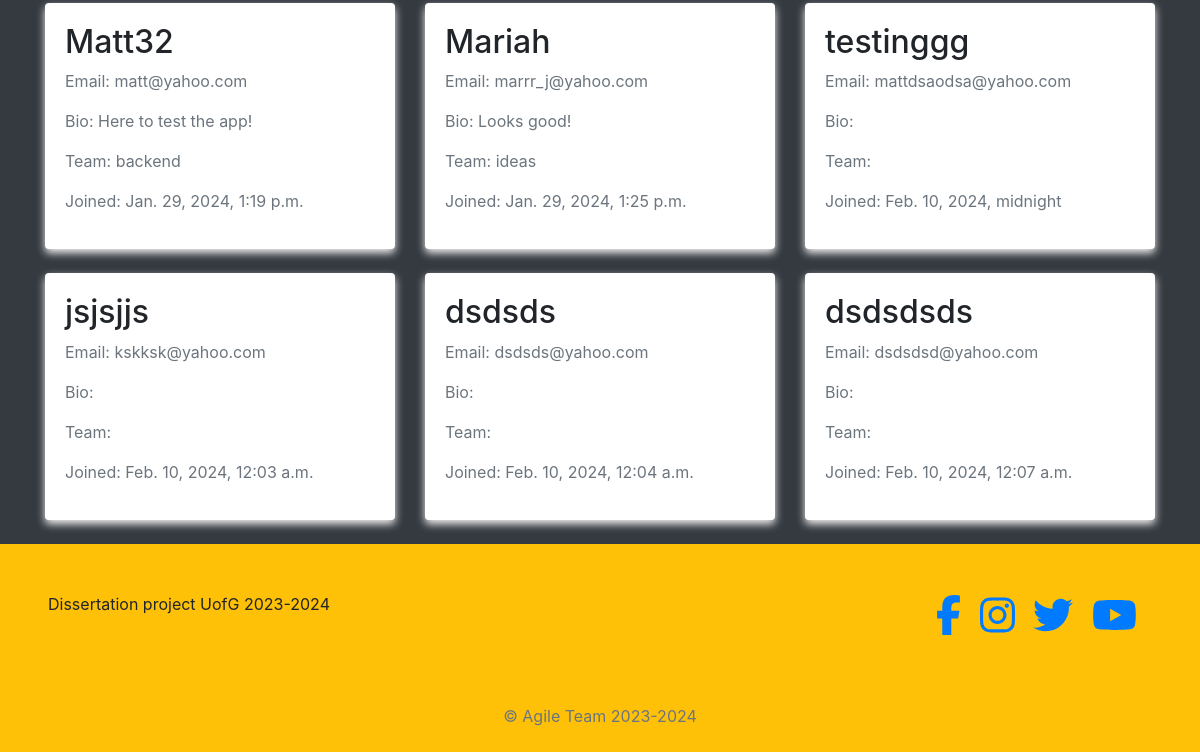
The app's page /team/ (signed in, lower part), older data.
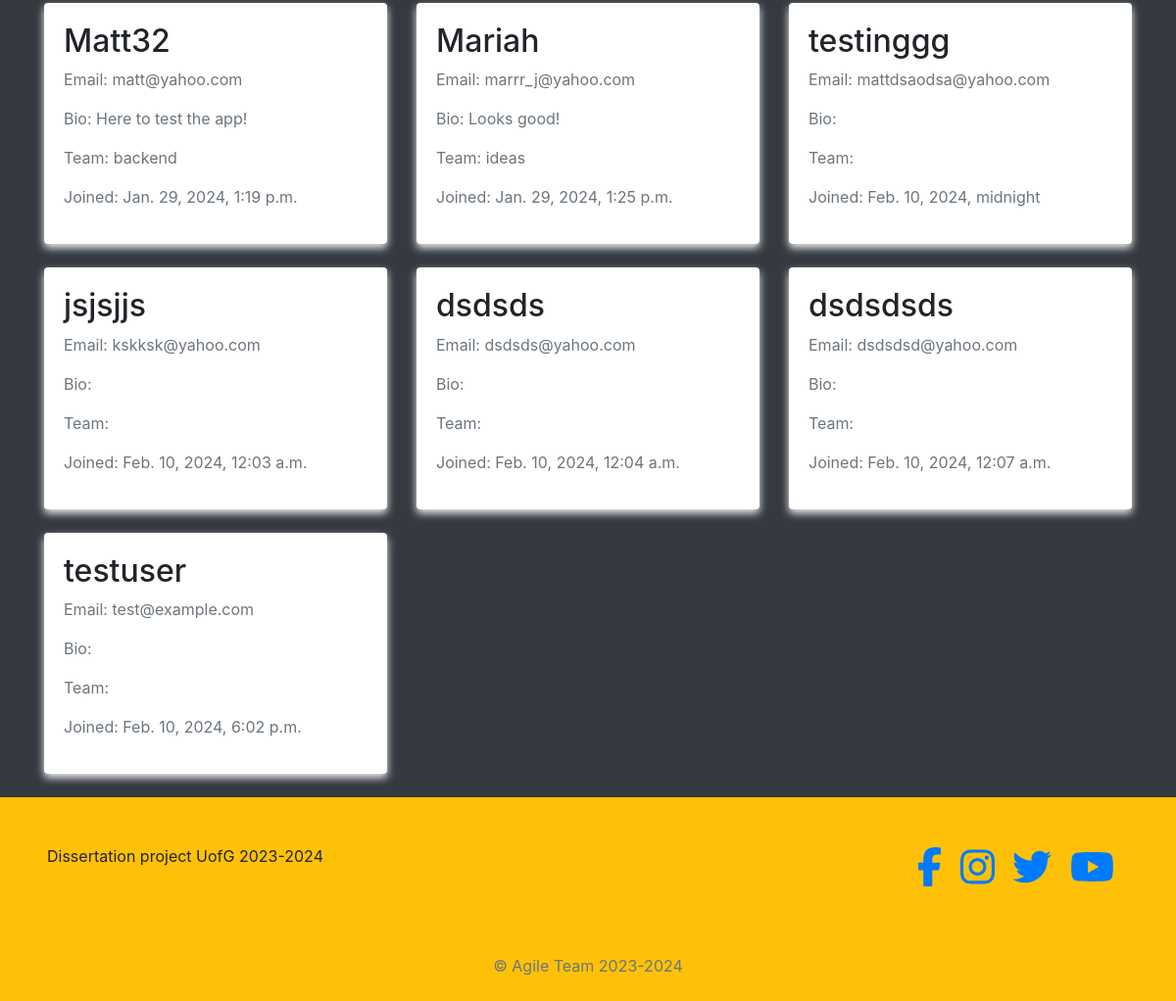
The same page, newer data.
### profiles/models.py (models this page shows, shortened)
class Profile(models.Model):
    user = models.OneToOneField(User, on_delete=models.CASCADE)
    bio = models.TextField()
    profile_picture = models.ImageField(upload_to=get_upload_path, default="uploads/profile/img/avatar.png", validators=[FileExtensionValidator(['png', 'jpg', 'jpeg'])])
    team = models.CharField(max_length=200, choices=TEAM_CHOICES)  # Use choices for team
    updated = models.DateTimeField(auto_now=True)
    created = models.DateTimeField(auto_now_add=True)

### agile/views.py (the view)
# urls.py: path('team/', views.team, name='team'),
@login_required
def team(request):
    current_week = datetime.now().isocalendar().week
    seed = str(current_week)
    random.seed(seed)
    teammates = Profile.objects.exclude(user=request.user)
    buddy = None
    if teammates.exists():
        teammates_count = teammates.count()
        random_index = random.randint(0, teammates_count - 1)
        buddy = teammates[random_index]
    context = {
        'buddy': buddy,
        'members': teammates,
    }
    return render(request, 'team.html', context)

### blogs/context_processors.py (called while the page is built)
def get_categories(request):
    categories = Category.objects.all()
    return dict(categories=categories)

### profiles/context_processors.py (called while the page is built)
def profile_pic(request):
    if request.user.is_authenticated:
        user = request.user
        try:
            profile_obj = Profile.objects.get(user=user)
            pic = profile_obj.profile_picture
        except Profile.DoesNotExist:
            pic = None
        return {'picture':pic}
    return {}

def get_profile(request):
    if request.user.is_authenticated:
        user = request.user
        try:
            profile_obj = Profile.objects.get(user=user)
        except Profile.DoesNotExist:
            pic = None
        return {'profile':profile_obj}
    return {}

### templates/team.html (shortened to what this page needs)
{% extends 'base.html' %}
    {% load static %}
    {% block content %}
    {% if request.user.is_authenticated  %}
    <div class="container" style="margin-top: 70px;">
        <div class="row" style="margin-top: 30px;">
            {% for member in members %}
            <div class="col-md-4 mb-4">
                <a href="mailto:{{ member.user.email }}" style="text-decoration: none; color: inherit;">
                    <div class="card border-0">
                        <div class="card-body">
                            <h2>{{ member.user.username }}</h2>
                            <p>Email: {{ member.user.email }}</p>
                            <p>Bio: {{ member.bio }}</p>
                            <p>Team: {{ member.team }}</p>
                            <p>Joined: {{ member.created }}</p>
                        </div>
                    </div>
                </a>
            </div>
            {% endfor %}
        </div>
    </div>
    {% else %}
    <div class="text-white text-center h3" style="margin-top: 70px;"> Please log in! </div>
    {% endif %}
    {% endblock %}

Row changes from the older to the newer data that the page shows:
added Profile: user.username "testuser", user.email "test@example.com", created "Feb. 10, 2024, 6:02 p.m."
